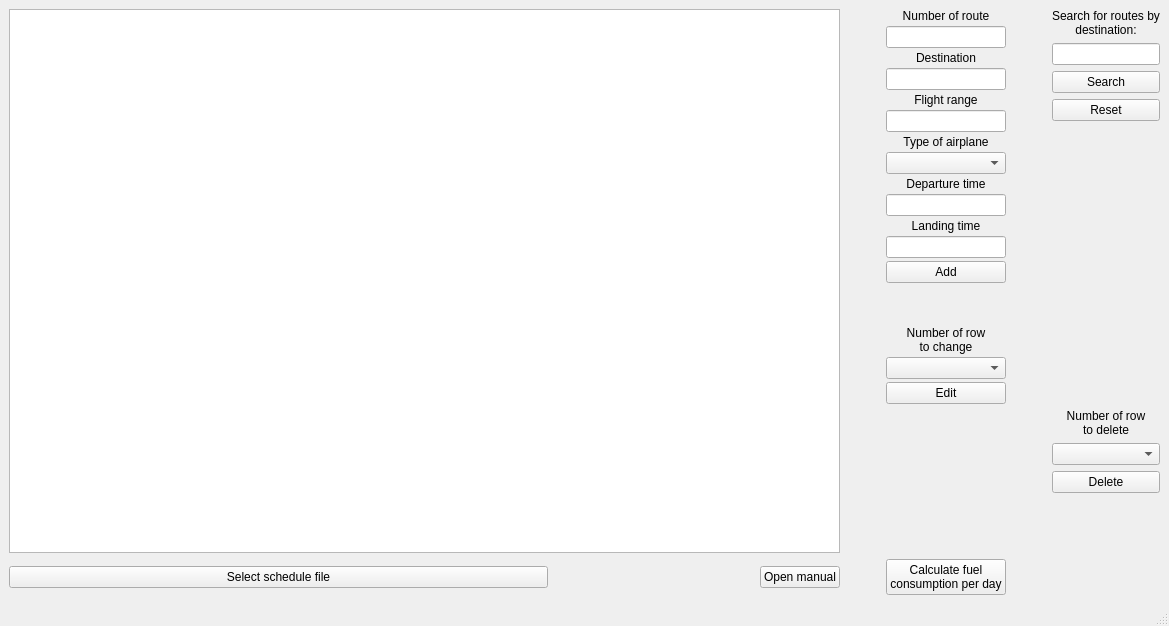
<?xml version="1.0" encoding="UTF-8"?>
<ui version="4.0">
 <class>MainWindow</class>
 <widget class="QMainWindow" name="MainWindow">
  <property name="geometry">
   <rect>
    <x>0</x>
    <y>0</y>
    <width>1169</width>
    <height>626</height>
   </rect>
  </property>
  <property name="windowTitle">
   <string>MainWindow</string>
  </property>
  <widget class="QWidget" name="centralwidget">
   <layout class="QGridLayout" name="gridLayout_2">
    <item row="0" column="0">
     <layout class="QGridLayout" name="gridLayout" columnstretch="4,0,0,0,0,0,0">
      <item row="1" column="5" rowspan="2">
       <spacer name="horizontalSpacer_3">
        <property name="orientation">
         <enum>Qt::Horizontal</enum>
        </property>
        <property name="sizeHint" stdset="0">
         <size>
          <width>40</width>
          <height>20</height>
         </size>
        </property>
       </spacer>
      </item>
      <item row="1" column="0" colspan="3">
       <widget class="QTableWidget" name="schedule"/>
      </item>
      <item row="2" column="1">
       <spacer name="horizontalSpacer_2">
        <property name="orientation">
         <enum>Qt::Horizontal</enum>
        </property>
        <property name="sizeHint" stdset="0">
         <size>
          <width>200</width>
          <height>20</height>
         </size>
        </property>
       </spacer>
      </item>
      <item row="2" column="2">
       <widget class="QPushButton" name="open_manual_button">
        <property name="text">
         <string>Open manual</string>
        </property>
       </widget>
      </item>
      <item row="1" column="3" rowspan="2">
       <spacer name="horizontalSpacer">
        <property name="orientation">
         <enum>Qt::Horizontal</enum>
        </property>
        <property name="sizeHint" stdset="0">
         <size>
          <width>40</width>
          <height>20</height>
         </size>
        </property>
       </spacer>
      </item>
      <item row="2" column="0">
       <widget class="QPushButton" name="choose_schedule_button">
        <property name="text">
         <string>Select schedule file</string>
        </property>
       </widget>
      </item>
      <item row="1" column="6" rowspan="2">
       <layout class="QVBoxLayout" name="verticalLayout_2" stretch="0,0,0,0,0,0,0,0,0">
        <item>
         <widget class="QLabel" name="sort_destin_label">
          <property name="sizePolicy">
           <sizepolicy hsizetype="Preferred" vsizetype="Fixed">
            <horstretch>0</horstretch>
            <verstretch>0</verstretch>
           </sizepolicy>
          </property>
          <property name="text">
           <string>Search for routes by
destination:</string>
          </property>
          <property name="alignment">
           <set>Qt::AlignCenter</set>
          </property>
         </widget>
        </item>
        <item>
         <widget class="QLineEdit" name="destin_to_find_edit"/>
        </item>
        <item>
         <widget class="QPushButton" name="find_button">
          <property name="text">
           <string>Search</string>
          </property>
         </widget>
        </item>
        <item>
         <widget class="QPushButton" name="reset_button">
          <property name="text">
           <string>Reset</string>
          </property>
         </widget>
        </item>
        <item>
         <spacer name="verticalSpacer_2">
          <property name="orientation">
           <enum>Qt::Vertical</enum>
          </property>
          <property name="sizeType">
           <enum>QSizePolicy::Expanding</enum>
          </property>
          <property name="sizeHint" stdset="0">
           <size>
            <width>20</width>
            <height>40</height>
           </size>
          </property>
         </spacer>
        </item>
        <item>
         <widget class="QLabel" name="rowToDelete_label">
          <property name="text">
           <string>Number of row
to delete</string>
          </property>
          <property name="alignment">
           <set>Qt::AlignCenter</set>
          </property>
         </widget>
        </item>
        <item>
         <widget class="QComboBox" name="rowToDelete_comboBox"/>
        </item>
        <item>
         <widget class="QPushButton" name="delete_button">
          <property name="text">
           <string>Delete</string>
          </property>
         </widget>
        </item>
        <item>
         <spacer name="verticalSpacer_4">
          <property name="orientation">
           <enum>Qt::Vertical</enum>
          </property>
          <property name="sizeType">
           <enum>QSizePolicy::Fixed</enum>
          </property>
          <property name="sizeHint" stdset="0">
           <size>
            <width>20</width>
            <height>102</height>
           </size>
          </property>
         </spacer>
        </item>
       </layout>
      </item>
      <item row="1" column="4">
       <layout class="QVBoxLayout" name="verticalLayout" stretch="0,0,0,0,0,0,0,0,0,0,0,0,0,0,0,0,0,1">
        <property name="spacing">
         <number>3</number>
        </property>
        <item>
         <widget class="QLabel" name="route_num_label">
          <property name="sizePolicy">
           <sizepolicy hsizetype="Preferred" vsizetype="Fixed">
            <horstretch>0</horstretch>
            <verstretch>0</verstretch>
           </sizepolicy>
          </property>
          <property name="text">
           <string>Number of route</string>
          </property>
          <property name="alignment">
           <set>Qt::AlignCenter</set>
          </property>
         </widget>
        </item>
        <item>
         <widget class="QLineEdit" name="route_num_edit"/>
        </item>
        <item>
         <widget class="QLabel" name="destination_label">
          <property name="sizePolicy">
           <sizepolicy hsizetype="Preferred" vsizetype="Fixed">
            <horstretch>0</horstretch>
            <verstretch>0</verstretch>
           </sizepolicy>
          </property>
          <property name="text">
           <string>Destination</string>
          </property>
          <property name="alignment">
           <set>Qt::AlignCenter</set>
          </property>
         </widget>
        </item>
        <item>
         <widget class="QLineEdit" name="destination_edit"/>
        </item>
        <item>
         <widget class="QLabel" name="flight_range_label">
          <property name="sizePolicy">
           <sizepolicy hsizetype="Preferred" vsizetype="Fixed">
            <horstretch>0</horstretch>
            <verstretch>0</verstretch>
           </sizepolicy>
          </property>
          <property name="text">
           <string>Flight range</string>
          </property>
          <property name="alignment">
           <set>Qt::AlignCenter</set>
          </property>
         </widget>
        </item>
        <item>
         <widget class="QLineEdit" name="flight_range_edit"/>
        </item>
        <item>
         <widget class="QLabel" name="type_airplane_label">
          <property name="sizePolicy">
           <sizepolicy hsizetype="Preferred" vsizetype="Fixed">
            <horstretch>0</horstretch>
            <verstretch>0</verstretch>
           </sizepolicy>
          </property>
          <property name="text">
           <string>Type of airplane</string>
          </property>
          <property name="alignment">
           <set>Qt::AlignCenter</set>
          </property>
         </widget>
        </item>
        <item>
         <widget class="QComboBox" name="types_of_airplane_comboBox"/>
        </item>
        <item>
         <widget class="QLabel" name="departure_time_label">
          <property name="sizePolicy">
           <sizepolicy hsizetype="Preferred" vsizetype="Fixed">
            <horstretch>0</horstretch>
            <verstretch>0</verstretch>
           </sizepolicy>
          </property>
          <property name="text">
           <string>Departure time</string>
          </property>
          <property name="alignment">
           <set>Qt::AlignCenter</set>
          </property>
         </widget>
        </item>
        <item>
         <widget class="QLineEdit" name="departure_time_edit"/>
        </item>
        <item>
         <widget class="QLabel" name="landing_time_label">
          <property name="sizePolicy">
           <sizepolicy hsizetype="Preferred" vsizetype="Fixed">
            <horstretch>0</horstretch>
            <verstretch>0</verstretch>
           </sizepolicy>
          </property>
          <property name="text">
           <string>Landing time</string>
          </property>
          <property name="alignment">
           <set>Qt::AlignCenter</set>
          </property>
         </widget>
        </item>
        <item>
         <widget class="QLineEdit" name="landing_time_edit"/>
        </item>
        <item>
         <widget class="QPushButton" name="add_button">
          <property name="text">
           <string>Add</string>
          </property>
         </widget>
        </item>
        <item>
         <spacer name="verticalSpacer_3">
          <property name="orientation">
           <enum>Qt::Vertical</enum>
          </property>
          <property name="sizeHint" stdset="0">
           <size>
            <width>20</width>
            <height>40</height>
           </size>
          </property>
         </spacer>
        </item>
        <item>
         <widget class="QLabel" name="rowToEdit_label">
          <property name="text">
           <string>Number of row
to change</string>
          </property>
          <property name="alignment">
           <set>Qt::AlignCenter</set>
          </property>
         </widget>
        </item>
        <item>
         <widget class="QComboBox" name="rowToEdit_comboBox"/>
        </item>
        <item>
         <widget class="QPushButton" name="edit_button">
          <property name="text">
           <string>Edit</string>
          </property>
         </widget>
        </item>
        <item>
         <spacer name="verticalSpacer">
          <property name="orientation">
           <enum>Qt::Vertical</enum>
          </property>
          <property name="sizeType">
           <enum>QSizePolicy::Preferred</enum>
          </property>
          <property name="sizeHint" stdset="0">
           <size>
            <width>20</width>
            <height>170</height>
           </size>
          </property>
         </spacer>
        </item>
       </layout>
      </item>
      <item row="2" column="4">
       <widget class="QPushButton" name="calc_fuel_consump_button">
        <property name="text">
         <string>Calculate fuel
consumption per day</string>
        </property>
       </widget>
      </item>
     </layout>
    </item>
   </layout>
  </widget>
  <widget class="QMenuBar" name="menubar">
   <property name="geometry">
    <rect>
     <x>0</x>
     <y>0</y>
     <width>1169</width>
     <height>22</height>
    </rect>
   </property>
  </widget>
  <widget class="QStatusBar" name="statusbar"/>
 </widget>
 <resources/>
 <connections/>
</ui>
